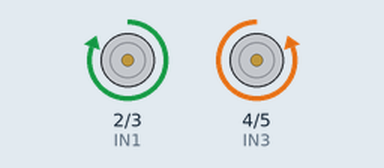
Bench run of a sketch on a simulated Arduino Uno, built with avr-gcc and run on an emulated ATmega328P. On the bench: motor-driver pin pairs drawn as motors (green arrow = first pin HIGH = forward, orange = second pin HIGH = backward, longer = more drive).

Above: at 0.2 s.
At 1.2 s:
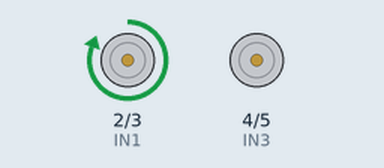
At 2.2 s:
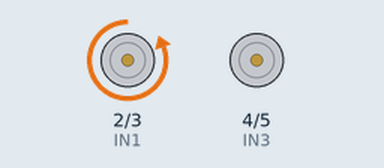
At 5.7 s:
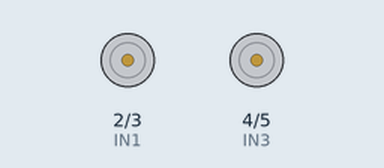
Timing chart, 0 to 6.9 s (numbered marks = the images above):
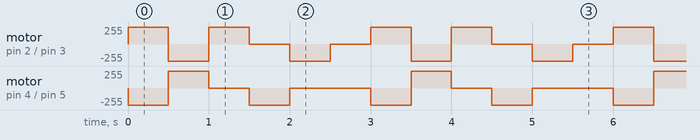

Measured:
- by itself, motor on pin 4 (IN3) / pin 5 (IN4): repeats every 3.0 s: forward 255/255 0.50 s, stopped 0.50 s, backward 255/255 0.50 s, stopped 1.0 s, backward 255/255 0.50 s
- by itself, motor on pin 2 (IN1) / pin 3 (IN2): repeats every 3.0 s: backward 255/255 0.50 s, forward 255/255 0.50 s, stopped 0.50 s, backward 255/255 0.50 s, stopped 0.50 s, forward 255/255 0.50 s

The sketch:

Week7_Thuchanh2_Bai5.ino
```cpp
#define pinRAIN 8

#define IN1 2
#define IN2 3
#define IN3 4
#define IN4 5

void setup() {
  pinMode(pinRAIN, INPUT);
  pinMode(IN1, OUTPUT);
  pinMode(IN2, OUTPUT);
  pinMode(IN3, OUTPUT);
  pinMode(IN4, OUTPUT);

  digitalWrite(IN1, 0);
  digitalWrite(IN2, 0);
  digitalWrite(IN3, 0);
  digitalWrite(IN4, 0);
}

void loop() {
  // Tien
  digitalWrite(IN1, 1);
  digitalWrite(IN2, 0);
  digitalWrite(IN3, 0);
  digitalWrite(IN4, 1);
  delay(500);

  // Lui
  digitalWrite(IN1, 0);
  digitalWrite(IN2, 1);
  digitalWrite(IN3, 1);
  digitalWrite(IN4, 0);
  delay(500);

  // Tien Trai
  digitalWrite(IN1, 1);
  digitalWrite(IN2, 0);
  digitalWrite(IN3, 0);
  digitalWrite(IN4, 0);
  delay(500);

  // Tien phai
  digitalWrite(IN1, 0);
  digitalWrite(IN2, 0);
  digitalWrite(IN3, 0);
  digitalWrite(IN4, 1);
  delay(500);

  // Luoi Trai
  digitalWrite(IN1, 0);
  digitalWrite(IN2, 1);
  digitalWrite(IN3, 0);
  digitalWrite(IN4, 0);
  delay(500);

  // Luoi phai
  digitalWrite(IN1, 0);
  digitalWrite(IN2, 0);
  digitalWrite(IN3, 0);
  digitalWrite(IN4, 0);
  delay(500);

}
```
